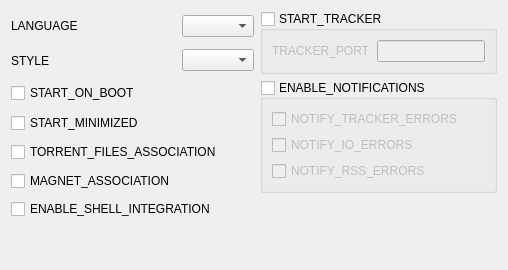
        <widget class="QWidget" name="torrentTab">
         <layout class="QGridLayout" name="gridLayout_22">
          <item row="0" column="2" rowspan="2" colspan="2">
           <widget class="QGroupBox" name="trackerGroupBox">
            <property name="title">
             <string>START_TRACKER</string>
            </property>
            <property name="checkable">
             <bool>true</bool>
            </property>
            <property name="checked">
             <bool>false</bool>
            </property>
            <layout class="QGridLayout" name="gridLayout_2">
             <item row="0" column="0">
              <widget class="QLabel" name="label_23">
               <property name="text">
                <string>TRACKER_PORT</string>
               </property>
              </widget>
             </item>
             <item row="0" column="1">
              <widget class="QLineEdit" name="trackerPortEdit"/>
             </item>
            </layout>
           </widget>
          </item>
          <item row="4" column="0" colspan="2">
           <widget class="QCheckBox" name="asociationCheckBox">
            <property name="whatsThis">
             <string>TORRENT_FILES_ASSOCIATION_WIT</string>
            </property>
            <property name="text">
             <string>TORRENT_FILES_ASSOCIATION</string>
            </property>
           </widget>
          </item>
          <item row="2" column="0" colspan="2">
           <widget class="QCheckBox" name="runOnbootCheckBox">
            <property name="whatsThis">
             <string>START_ON_BOOT_WIT</string>
            </property>
            <property name="text">
             <string>START_ON_BOOT</string>
            </property>
           </widget>
          </item>
          <item row="0" column="1">
           <widget class="QComboBox" name="localeComboBox">
            <property name="styleSheet">
             <string notr="true"/>
            </property>
           </widget>
          </item>
          <item row="3" column="0" colspan="2">
           <widget class="QCheckBox" name="startMinimizedCheckBox">
            <property name="whatsThis">
             <string>START_MINIMIZED_WIT</string>
            </property>
            <property name="text">
             <string>START_MINIMIZED</string>
            </property>
           </widget>
          </item>
          <item row="0" column="0">
           <widget class="QLabel" name="label_8">
            <property name="text">
             <string>LANGUAGE</string>
            </property>
           </widget>
          </item>
          <item row="1" column="0">
           <widget class="QLabel" name="label_26">
            <property name="text">
             <string>STYLE</string>
            </property>
           </widget>
          </item>
          <item row="1" column="1">
           <widget class="QComboBox" name="styleComboBox"/>
          </item>
          <item row="5" column="0">
           <widget class="QCheckBox" name="magnetAssociationCheckBox">
            <property name="whatsThis">
             <string>MAGNET_ASSOCIATION_WIT</string>
            </property>
            <property name="text">
             <string>MAGNET_ASSOCIATION</string>
            </property>
           </widget>
          </item>
          <item row="11" column="0" colspan="4">
           <spacer name="verticalSpacer_5">
            <property name="orientation">
             <enum>Qt::Vertical</enum>
            </property>
            <property name="sizeHint" stdset="0">
             <size>
              <width>20</width>
              <height>40</height>
             </size>
            </property>
           </spacer>
          </item>
          <item row="6" column="0" colspan="2">
           <widget class="QCheckBox" name="winShelItegrationCheckBox">
            <property name="text">
             <string>ENABLE_SHELL_INTEGRATION</string>
            </property>
           </widget>
          </item>
          <item row="2" column="2" rowspan="4" colspan="2">
           <widget class="QGroupBox" name="useNotificationsCheckBox">
            <property name="title">
             <string>ENABLE_NOTIFICATIONS</string>
            </property>
            <property name="checkable">
             <bool>true</bool>
            </property>
            <property name="checked">
             <bool>false</bool>
            </property>
            <layout class="QGridLayout" name="gridLayout_13">
             <item row="0" column="0">
              <widget class="QCheckBox" name="showTrackerErrorsCheckBox">
               <property name="text">
                <string>NOTIFY_TRACKER_ERRORS</string>
               </property>
              </widget>
             </item>
             <item row="1" column="0">
              <widget class="QCheckBox" name="showDiskErrorsCheckBox">
               <property name="text">
                <string>NOTIFY_IO_ERRORS</string>
               </property>
              </widget>
             </item>
             <item row="2" column="0">
              <widget class="QCheckBox" name="showRssErrorsCheckBox">
               <property name="text">
                <string>NOTIFY_RSS_ERRORS</string>
               </property>
              </widget>
             </item>
            </layout>
           </widget>
          </item>
         </layout>
        </widget>
